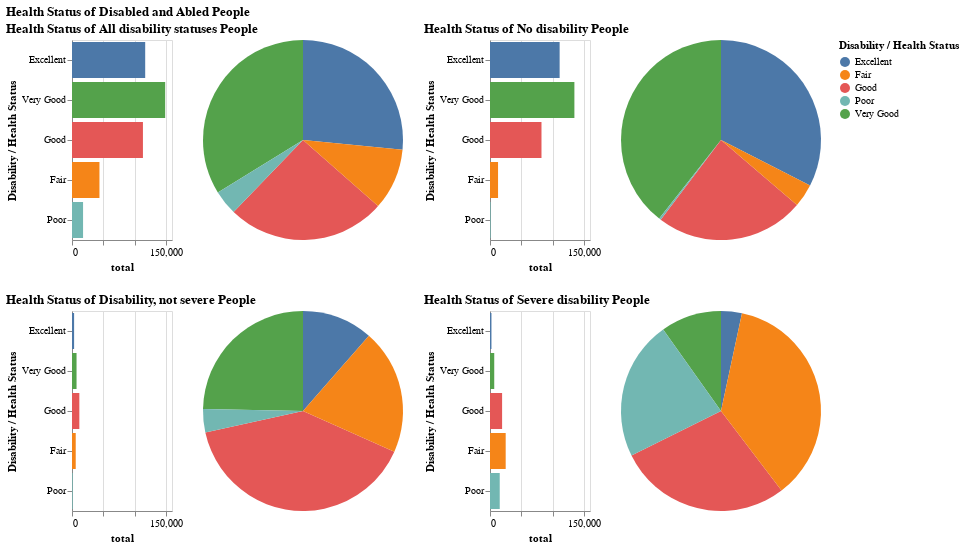

Notebook cell for this chart:
### Code cell
bar_chart_1 = alt.Chart(df_6).transform_filter(
alt.datum['class'] == "All disability statuses"
).mark_bar().encode(
    x=alt.X('total',scale=alt.Scale(domain=[0,160000])),
    y=alt.Y('Disability / Health Status',sort=['Excellent', 'Very Good', 'Good', 'Fair', 'Poor']),
    color='Disability / Health Status'
).properties(
    width=100,
    height=200
)

pie_chart_1 = alt.Chart(df_6).transform_filter(
alt.datum['class'] == "All disability statuses"
).mark_arc().encode(
    theta='total',
    color='Disability / Health Status'
).properties(
    width=200,
    height=200
)
chart_1 = (bar_chart_1|pie_chart_1).properties(title="Health Status of All disability statuses People"
                                )

bar_chart_2 = alt.Chart(df_6).transform_filter(
alt.datum['class'] == "No disability"
).mark_bar().encode(
    x=alt.X('total',scale=alt.Scale(domain=[0,160000])),
    y=alt.Y('Disability / Health Status',sort=['Excellent', 'Very Good', 'Good', 'Fair', 'Poor']),
    color='Disability / Health Status'
).properties(
    width=100,
    height=200
)

pie_chart_2 = alt.Chart(df_6).transform_filter(
alt.datum['class'] == "No disability"
).mark_arc().encode(
    theta='total',
    color='Disability / Health Status'
).properties(
    width=200,
    height=200
)
chart_2 = (bar_chart_2|pie_chart_2).properties(title="Health Status of No disability People"
                                )

bar_chart_3 = alt.Chart(df_6).transform_filter(
alt.datum['class'] == "Disability, not severe"
).mark_bar().encode(
    x=alt.X('total',scale=alt.Scale(domain=[0,160000])),
    y=alt.Y('Disability / Health Status',sort=['Excellent', 'Very Good', 'Good', 'Fair', 'Poor']),
    color='Disability / Health Status'
).properties(
    width=100,
    height=200
)

pie_chart_3 = alt.Chart(df_6).transform_filter(
alt.datum['class'] == "Disability, not severe"
).mark_arc().encode(
    theta='total',
    color='Disability / Health Status',
   # startAngle=alt.value(280)
).properties(
    width=200,
    height=200
)
chart_3 = (bar_chart_3|pie_chart_3).properties(title="Health Status of Disability, not severe People"
                                )

bar_chart_4 = alt.Chart(df_6).transform_filter(
alt.datum['class'] == "Severe disability"
).mark_bar().encode(
    x=alt.X('total',scale=alt.Scale(domain=[0,160000])),
    y=alt.Y('Disability / Health Status',sort=['Excellent', 'Very Good', 'Good', 'Fair', 'Poor']),
    color='Disability / Health Status'
).properties(
    width=100,
    height=200
)

pie_chart_4 = alt.Chart(df_6).transform_filter(
alt.datum['class'] == "Severe disability"
).mark_arc().encode(
    theta='total',
    color='Disability / Health Status',
   # startAngle=alt.value(305)
).properties(
    width=200,
    height=200
)
chart_4 = (bar_chart_4|pie_chart_4).properties(title="Health Status of Severe disability People"
                                )

alt.vconcat(alt.hconcat(chart_1,chart_2),alt.hconcat(chart_3,chart_4)
           ).properties(title="Health Status of Disabled and Abled People",
                                )

### Figure 1 — Vega-Lite specification as saved in the notebook (floating-point values rounded to 4 significant figures)
{"vconcat": [{"hconcat": [{"hconcat": [{"mark": "bar", "encoding": {"color": {"field": "Disability / Health Status", "type": "nominal"}, "x": {"field": "total", "scale": {"domain": [0, 160000]}, "type": "quantitative"}, "y": {"field": "Disability / Health Status", "sort": ["Excellent", "Very Good", "Good", "Fair", "Poor"], "type": "nominal"}}, "height": 200, "transform": [{"filter": "(datum['class'] === 'All disability statuses')"}], "width": 100}, {"mark": "arc", "encoding": {"color": {"field": "Disability / Health Status", "type": "nominal"}, "theta": {"field": "total", "type": "quantitative"}}, "height": 200, "transform": [{"filter": "(datum['class'] === 'All disability statuses')"}], "width": 200}], "title": "Health Status of All disability statuses People"}, {"hconcat": [{"mark": "bar", "encoding": {"color": {"field": "Disability / Health Status", "type": "nominal"}, "x": {"field": "total", "scale": {"domain": [0, 160000]}, "type": "quantitative"}, "y": {"field": "Disability / Health Status", "sort": ["Excellent", "Very Good", "Good", "Fair", "Poor"], "type": "nominal"}}, "height": 200, "transform": [{"filter": "(datum['class'] === 'No disability')"}], "width": 100}, {"mark": "arc", "encoding": {"color": {"field": "Disability / Health Status", "type": "nominal"}, "theta": {"field": "total", "type": "quantitative"}}, "height": 200, "transform": [{"filter": "(datum['class'] === 'No disability')"}], "width": 200}], "title": "Health Status of No disability People"}]}, {"hconcat": [{"hconcat": [{"mark": "bar", "encoding": {"color": {"field": "Disability / Health Status", "type": "nominal"}, "x": {"field": "total", "scale": {"domain": [0, 160000]}, "type": "quantitative"}, "y": {"field": "Disability / Health Status", "sort": ["Excellent", "Very Good", "Good", "Fair", "Poor"], "type": "nominal"}}, "height": 200, "transform": [{"filter": "(datum['class'] === 'Disability, not severe')"}], "width": 100}, {"mark": "arc", "encoding": {"color": {"field": "Disability / Health Status", "type": "nominal"}, "theta": {"field": "total", "type": "quantitative"}}, "height": 200, "transform": [{"filter": "(datum['class'] === 'Disability, not severe')"}], "width": 200}], "title": "Health Status of Disability, not severe People"}, {"hconcat": [{"mark": "bar", "encoding": {"color": {"field": "Disability / Health Status", "type": "nominal"}, "x": {"field": "total", "scale": {"domain": [0, 160000]}, "type": "quantitative"}, "y": {"field": "Disability / Health Status", "sort": ["Excellent", "Very Good", "Good", "Fair", "Poor"], "type": "nominal"}}, "height": 200, "transform": [{"filter": "(datum['class'] === 'Severe disability')"}], "width": 100}, {"mark": "arc", "encoding": {"color": {"field": "Disability / Health Status", "type": "nominal"}, "theta": {"field": "total", "type": "quantitative"}}, "height": 200, "transform": [{"filter": "(datum['class'] === 'Severe disability')"}], "width": 200}], "title": "Health Status of Severe disability People"}]}], "data": {"name": "data-abc20990b71cc5985fb2df1ef1a30792"}, "title": "Health Status of Disabled and Abled People", "$schema": "https://vega.github.io/schema/vega-lite/v4.17.0.json", "datasets": {"data-abc20990b71cc5985fb2df1ef1a30792": [{"Disability / Health Status": "Excellent", "15 years and older": 69898, "Unnamed: 2": 28.9, "25 to 64 years and older": 43212, "Unnamed: 4": 26.8, "65 years and older": 4007, "Unnamed: 6": 10.4, "total": 117117, "total percent": 0.2654, "class": "All disability statuses"}, {"Disability / Health Status": "Very Good", "15 years and older": 80857, "Unnamed: 2": 33.5, "25 to 64 years and older": 58464, "Unnamed: 4": 36.3, "65 years and older": 9769, "Unnamed: 6": 25.3, "total": 149090, "total percent": 0.3378, "class": "All disability statuses"}, {"Disability / Health Status": "Good", "15 years and older": 59526, "Unnamed: 2": 24.6, "25 to 64 years and older": 40288, "Unnamed: 4": 25.0, "65 years and older": 13682, "Unnamed: 6": 35.4, "total": 113496, "total percent": 0.2572, "class": "All disability statuses"}, {"Disability / Health Status": "Fair", "15 years and older": 22447, "Unnamed: 2": 9.3, "25 to 64 years and older": 13853, "Unnamed: 4": 8.6, "65 years and older": 7628, "Unnamed: 6": 19.8, "total": 43928, "total percent": 0.09953, "class": "All disability statuses"}, {"Disability / Health Status": "Poor", "15 years and older": 8954, "Unnamed: 2": 3.7, "25 to 64 years and older": 5239, "Unnamed: 4": 3.3, "65 years and older": 3513, "Unnamed: 6": 9.1, "total": 17706, "total percent": 0.04012, "class": "All disability statuses"}, {"Disability / Health Status": "Excellent", "15 years and older": 66473, "Unnamed: 2": 34.9, "25 to 64 years and older": 41588, "Unnamed: 4": 31.2, "65 years and older": 3359, "Unnamed: 6": 17.3, "total": 111420, "total percent": 0.3251, "class": "No disability"}, {"Disability / Health Status": "Very Good", "15 years and older": 73276, "Unnamed: 2": 38.5, "25 to 64 years and older": 54567, "Unnamed: 4": 41.0, "65 years and older": 7188, "Unnamed: 6": 37.1, "total": 135031, "total percent": 0.394, "class": "No disability"}, {"Disability / Health Status": "Good", "15 years and older": 43324, "Unnamed: 2": 22.8, "25 to 64 years and older": 31772, "Unnamed: 4": 23.9, "65 years and older": 7284, "Unnamed: 6": 37.6, "total": 82380, "total percent": 0.2404, "class": "No disability"}, {"Disability / Health Status": "Fair", "15 years and older": 6635, "Unnamed: 2": 3.5, "25 to 64 years and older": 4850, "Unnamed: 4": 3.6, "65 years and older": 1393, "Unnamed: 6": 7.2, "total": 12878, "total percent": 0.03757, "class": "No disability"}, {"Disability / Health Status": "Poor", "15 years and older": 521, "Unnamed: 2": 0.3, "25 to 64 years and older": 358, "Unnamed: 4": 0.3, "65 years and older": 141, "Unnamed: 6": 0.7, "total": 1020, "total percent": 0.002976, "class": "No disability"}, {"Disability / Health Status": "Excellent", "15 years and older": 2074, "Unnamed: 2": 13.2, "25 to 64 years and older": 923, "Unnamed: 4": 10.7, "65 years and older": 376, "Unnamed: 6": 7.4, "total": 3373, "total percent": 0.1145, "class": "Disability, not severe"}, {"Disability / Health Status": "Very Good", "15 years and older": 3939, "Unnamed: 2": 25.0, "25 to 64 years and older": 2169, "Unnamed: 4": 25.2, "65 years and older": 1165, "Unnamed: 6": 22.9, "total": 7273, "total percent": 0.2469, "class": "Disability, not severe"}, {"Disability / Health Status": "Good", "15 years and older": 6158, "Unnamed: 2": 39.0, "25 to 64 years and older": 3449, "Unnamed: 4": 40.1, "65 years and older": 2145, "Unnamed: 6": 42.1, "total": 11752, "total percent": 0.3989, "class": "Disability, not severe"}, {"Disability / Health Status": "Fair", "15 years and older": 3031, "Unnamed: 2": 19.2, "25 to 64 years and older": 1702, "Unnamed: 4": 19.8, "65 years and older": 1224, "Unnamed: 6": 24.0, "total": 5957, "total percent": 0.2022, "class": "Disability, not severe"}, {"Disability / Health Status": "Poor", "15 years and older": 569, "Unnamed: 2": 3.6, "25 to 64 years and older": 351, "Unnamed: 4": 4.1, "65 years and older": 186, "Unnamed: 6": 3.7, "total": 1106, "total percent": 0.03754, "class": "Disability, not severe"}, {"Disability / Health Status": "Excellent", "15 years and older": 1351, "Unnamed: 2": 3.8, "25 to 64 years and older": 702, "Unnamed: 4": 3.6, "65 years and older": 273, "Unnamed: 6": 1.9, "total": 2326, "total percent": 0.03364, "class": "Severe disability"}, {"Disability / Health Status": "Very Good", "15 years and older": 3643, "Unnamed: 2": 10.2, "25 to 64 years and older": 1728, "Unnamed: 4": 8.9, "65 years and older": 1416, "Unnamed: 6": 10.0, "total": 6787, "total percent": 0.09815, "class": "Severe disability"}, {"Disability / Health Status": "Good", "15 years and older": 10045, "Unnamed: 2": 28.2, "25 to 64 years and older": 5067, "Unnamed: 4": 26.2, "65 years and older": 4253, "Unnamed: 6": 30.1, "total": 19365, "total percent": 0.28, "class": "Severe disability"}, {"Disability / Health Status": "Fair", "15 years and older": 12782, "Unnamed: 2": 35.8, "25 to 64 years and older": 7301, "Unnamed: 4": 37.8, "65 years and older": 5011, "Unnamed: 6": 35.4, "total": 25094, "total percent": 0.3629, "class": "Severe disability"}, {"Disability / Health Status": "Poor", "15 years and older": 7863, "Unnamed: 2": 22.0, "25 to 64 years and older": 4531, "Unnamed: 4": 23.4, "65 years and older": 3186, "Unnamed: 6": 22.5, "total": 15580, "total percent": 0.2253, "class": "Severe disability"}]}}
